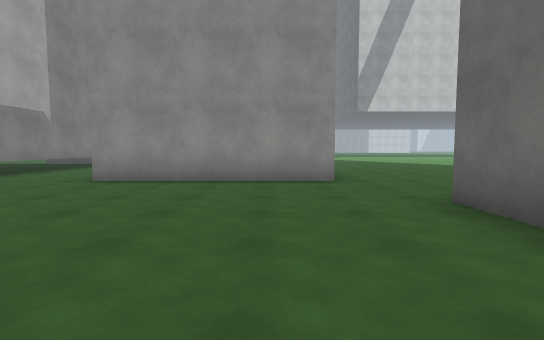
[1] (above)

22 first-person views from a walk through a scene from a Unity 3-D project. The camera is 1.3 m above the floor, tilts 4° down and sees 85° across. The floor is counted in squares, 2 m on a side. Each view is taken from the middle of a square. On the plan, view 1 faces up. The plan holds only what a view shows up to about 9 squares ahead; the rest is blank. The place goes on beyond the plan. The player is left out. Some surface patterns are stand-ins.

[2]
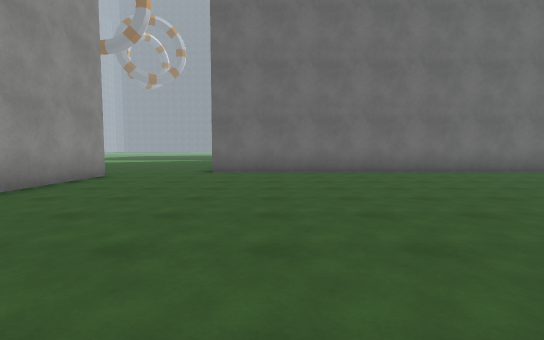

[3]
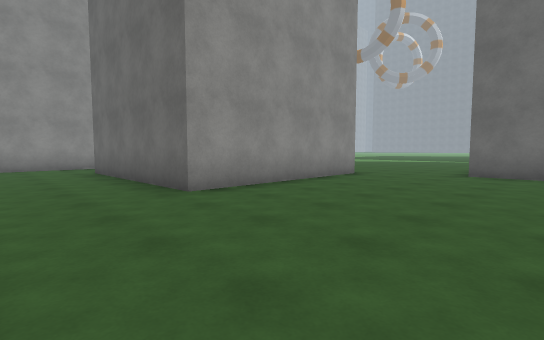

[4]
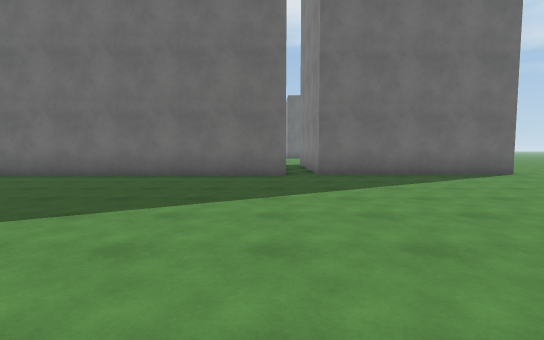

[5]
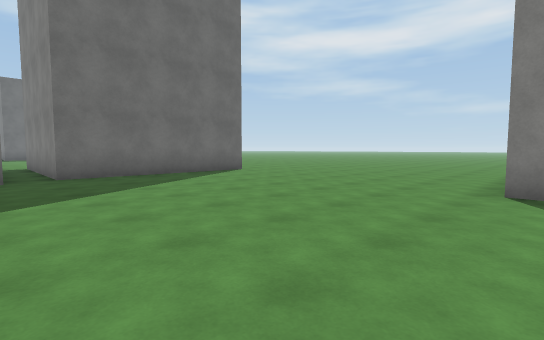

[6]
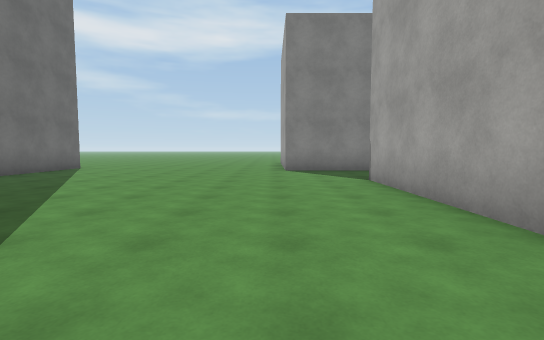

[7]
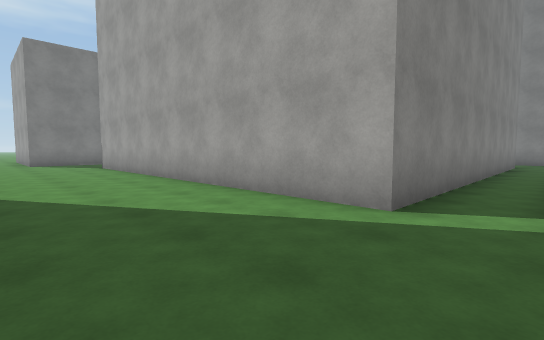

[8]
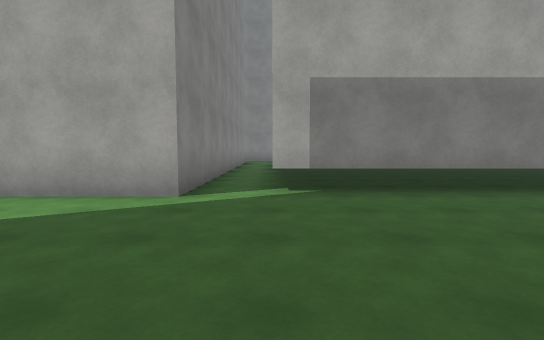

[9]
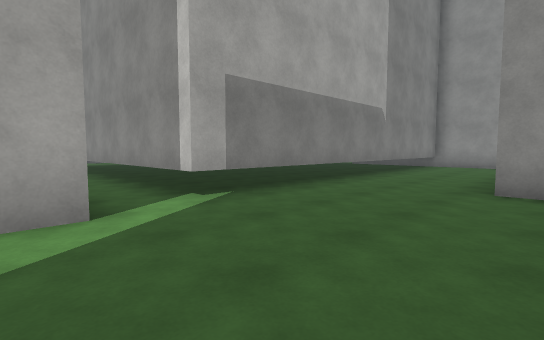

[10]
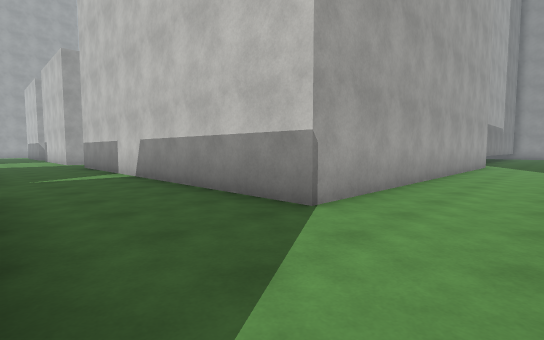

[11]
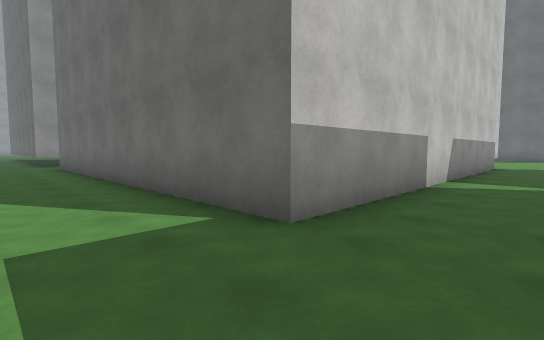

[12]
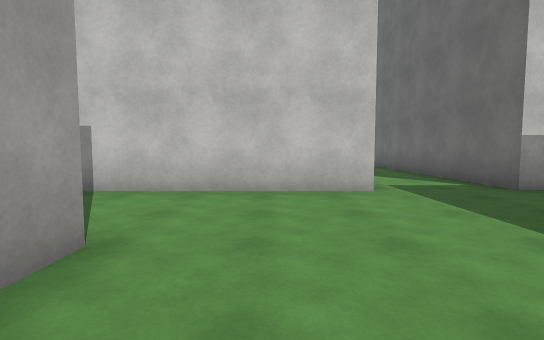

[13]
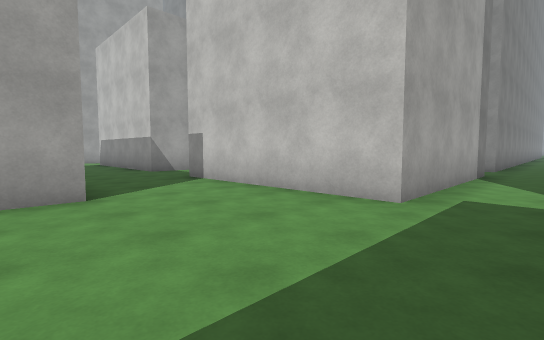

[14]
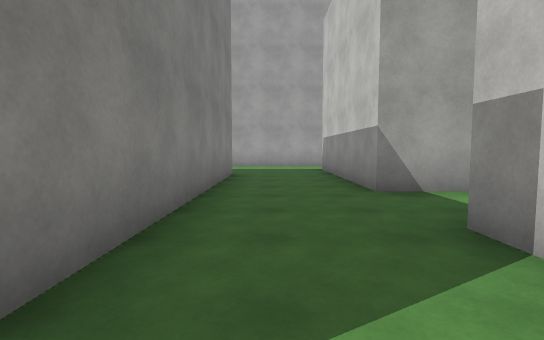

[15]
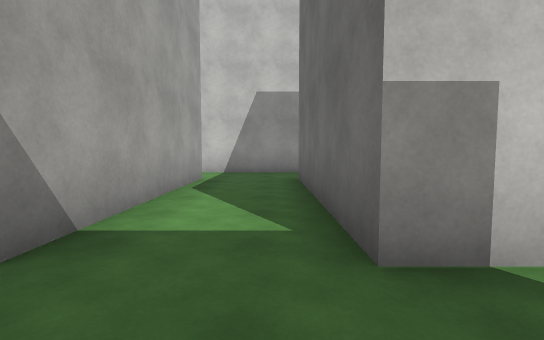

[16]
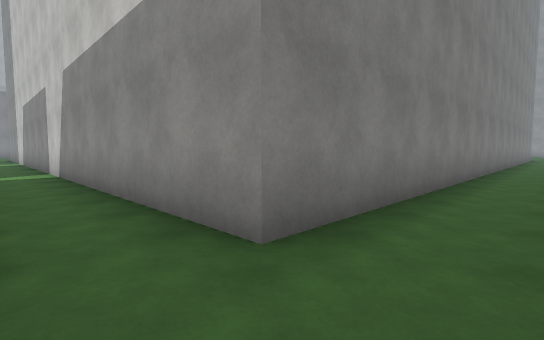

[17]
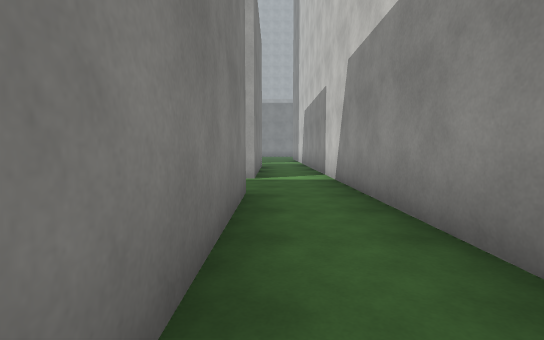

[18]
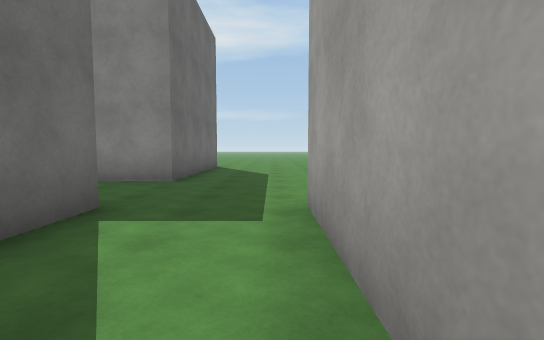

[19]
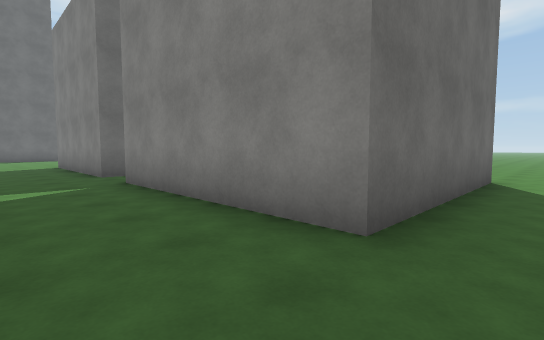

[20]
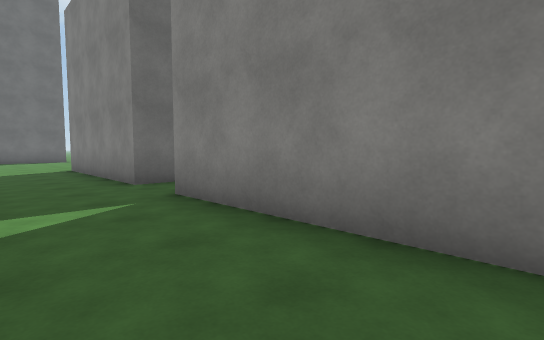

[21]
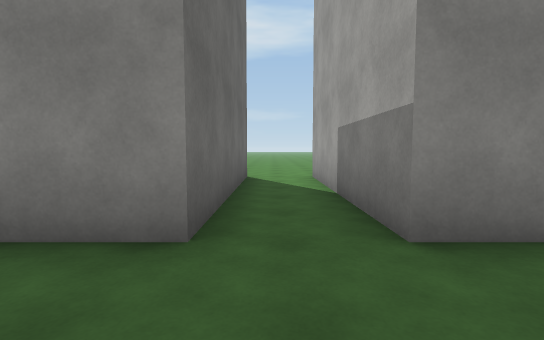

[22]
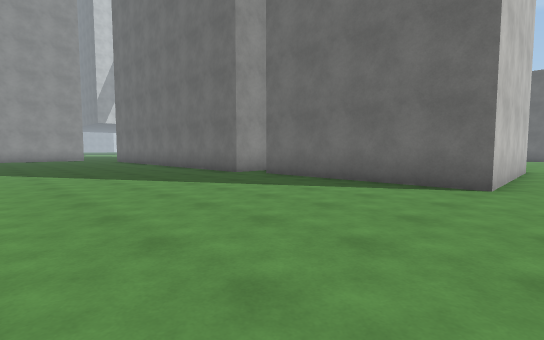

### Floor plan
Points are (right, up) in squares from view 1. A wall is a line through its corners. A room is listed if a view was taken in it or the views show most of it. See-through windows are left out.
Room 1 (views 1, 2, 3, 4, 5, 6, 7, 8, 9, 10, 22)
walls: (-6.1, 1.7) (-6.1, -8.4); (3.1, -6.3) (2.2, -6.3) (2.2, 3.8); (1.4, 6.1) (-3.7, 6.1) (-3.7, 11.1); (-5.4, -11) (-4.4, -11); (-6.5, 10.2) (-6.5, 3); (7.6, -12.2) (2.6, -12.2) (2.6, -7.2) (6.6, -7.2); (-4.2, 13.1) (-5.6, 13.1)
ways out: opening at (-6, 2) to room 2; opening at (-5, -9.5) to room 2; opening at (2.5, 4.5)
Room 2 (views 11, 12, 13, 14, 15, 16, 17, 18, 19, 20, 21)
walls: (-18.4, -3.4) (-18.4, -8.4) (-23.4, -8.4) (-23.4, -3.4) (-19.4, -3.4); (-14.5, 1.7) (-6.1, 1.7); (-25.6, -3.4) (-25.6, -8.4) (-28.5, -8.4); (-21.3, -11) (-21.3, -11.9); (-27.5, -3.4) (-25.9, -3.4); (-18.4, 8.4) (-18.4, -1.6) (-28.4, -1.6); (-16.1, -13.5) (-16.1, -11) (-11, -11) (-11, -13.5); (-6.5, 3) (-11.8, 3); (-6.1, -8.4) (-16.1, -8.4) (-16.1, 0.9); (-28.5, -11) (-22, -11); (-9.4, -13.5) (-9.4, -11) (-5.4, -11)
ways out: opening at (-6, 2) to room 1; opening at (-5, -9.5) to room 1

Where each view was taken, in squares from view 1:
view 1: 0 up, 0 right, facing up
view 2: 2 up, 6 left, facing right
view 3: 2 up, 6 left, facing up-right
view 4: 6 down, 5 left, facing right
view 5: 6 down, 5 left, facing down-right
view 6: 2 down, 4 left, facing down
view 7: 3 up, 3 left, facing down-left
view 8: 3 up, 2 left, facing left
view 9: 1 up, 3 left, facing up-left
view 10: 11 down, 4 left, facing up-left
view 11: 10 down, 18 left, facing up-right
view 12: 13 down, 20 left, facing up
view 13: 12 down, 17 left, facing up-left
view 14: 10 down, 21 left, facing left
view 15: 10 down, 24 left, facing up
view 16: 3 down, 17 left, facing up-left
view 17: 3 down, 19 left, facing left
view 18: 5 down, 18 left, facing down
view 19: 9 down, 17 left, facing down-right
view 20: 9 down, 15 left, facing down-right
view 21: 9 down, 10 left, facing down
view 22: 13 down, 3 left, facing up-right
